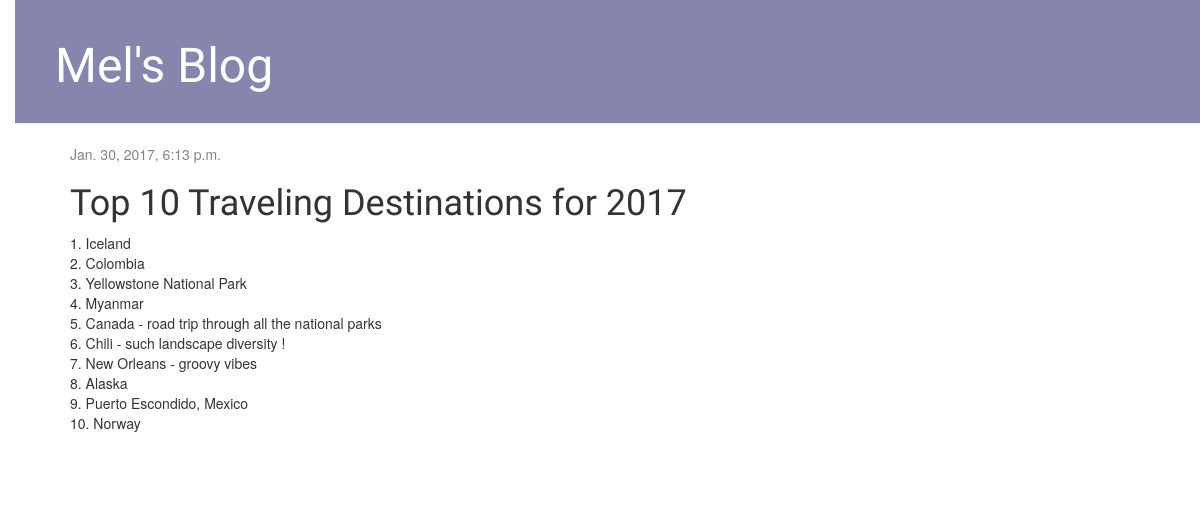
The app's page /post/1/ with its own data.
### blog/models.py (models this page shows, shortened)
class Post(models.Model):
    author = models.ForeignKey('auth.User')
    title = models.CharField(max_length=200)
    text = models.TextField()
    created_date = models.DateTimeField(
            default=timezone.now)
    published_date = models.DateTimeField(
            blank=True, null=True)

### blog/views.py (the view)
# urls.py: url(r'^post/(?P<pk>\d+)/$', views.post_detail, name='post_detail'),
def post_detail(request, pk):
    post = get_object_or_404(Post, pk=pk)
    return render(request, 'blog/post_detail.html', {'post': post})

### blog/templates/blog/post_detail.html (shortened to what this page needs)
{% extends 'blog/base.html' %}
{% block content %}
    <div class="post">
        {% if post.published_date %}
            <div class="date">
                {{ post.published_date }}
            </div>
        {% endif %}
        <h1>{{ post.title }}</h1>
        <p>{{ post.text|linebreaksbr }}</p>
    </div>
{% endblock %}

### blog/static/css/blog.css (style rules this page uses)
body { padding-left: 15px; }
h1, h2, h3, h4 { font-family: 'Open Sans Condensed'; }
.date { color: #828282; }
.post { margin-bottom: 70px; }

### records on screen
Post: published_date "Jan. 30, 2017, 6:13 p.m.", title "Top 10 Traveling Destinations for 2017", text "1. Iceland 2. Colombia 3. Yellowstone National Park 4. Myanmar 5. Canada - road trip through all the national parks 6. Chili - such landscape diversity ! 7. New Orleans - groovy vibes 8. Alaska 9. Puerto Escondido, Mexico 10. Norway"
